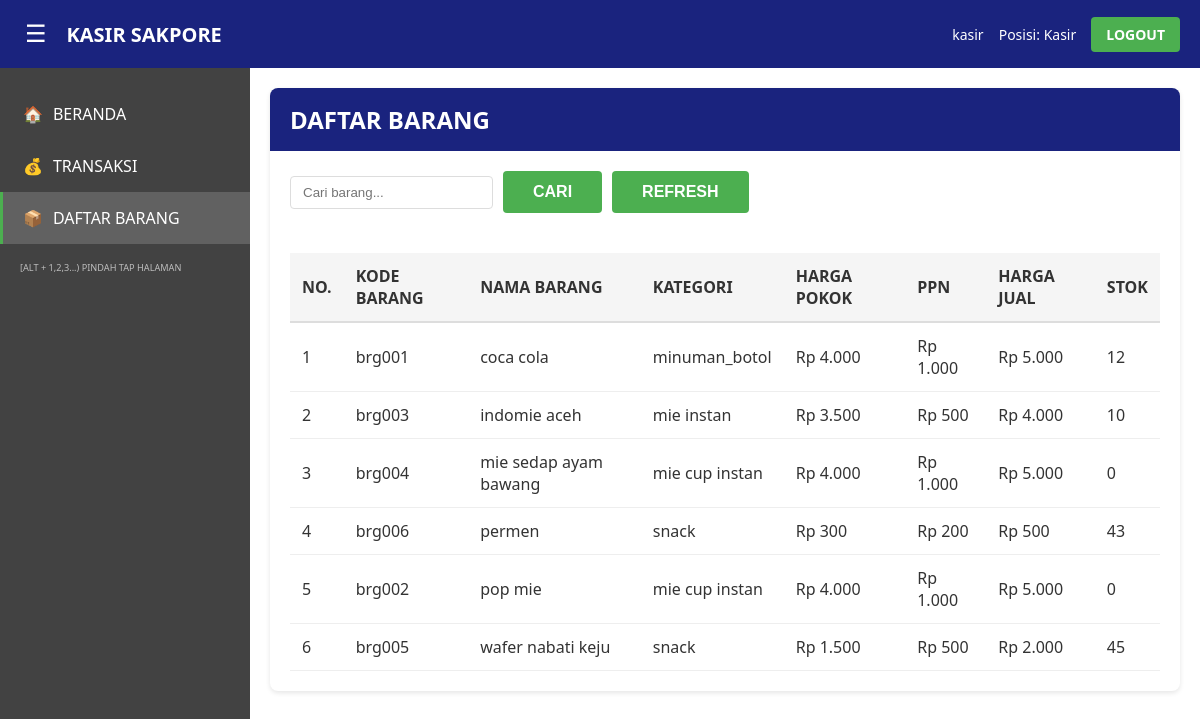
The page /kasir/daftar_barang.php (signed in) on the database its author committed.
### tables this page shows
CREATE TABLE IF NOT EXISTS daftar_barang (
    barangID INT AUTO_INCREMENT PRIMARY KEY,
    id_barang VARCHAR(50) UNIQUE NOT NULL,
    nama_barang VARCHAR(255) NOT NULL,
    kategori VARCHAR(50) NOT NULL,
    satuan VARCHAR(20) NOT NULL,
    harga_pokok DECIMAL(15,2) NOT NULL DEFAULT 0,
    ppn DECIMAL(15,2) NOT NULL DEFAULT 0,
    harga_jual DECIMAL(15,2) NOT NULL DEFAULT 0,
    stok INT NOT NULL DEFAULT 0,
    FOREIGN KEY (kategori) REFERENCES kategori_barang(id_kategori) ON DELETE RESTRICT
);

CREATE TABLE IF NOT EXISTS kategori_barang (
    kategoriID INT AUTO_INCREMENT PRIMARY KEY,
    id_kategori VARCHAR(50) UNIQUE NOT NULL,
    namaKategori VARCHAR(100) NOT NULL,
    tanggalinput DATE NOT NULL DEFAULT (CURRENT_DATE)
);

### config/database.php (called while the page is built, shortened)
<?php
function getConnection() {
    $conn = mysqli_connect(DB_HOST, DB_USER, DB_PASS, DB_NAME);
    mysqli_set_charset($conn, "utf8");
    return $conn;
}
function queryArray($sql) {
    $conn = getConnection();
    $result = mysqli_query($conn, $sql);
    $data = [];
    while ($row = mysqli_fetch_assoc($result)) {
        $data[] = $row;
    }
    return $data;
}

### includes/functions.php (called while the page is built, shortened)
<?php
require_once __DIR__ . '/../config/database.php';
function formatRupiah($angka) {
    return 'Rp ' . number_format($angka, 0, ',', '.');
}

### kasir/daftar_barang.php (the view, shortened to what this page needs)
<?php
require_once __DIR__ . '/../config/database.php';
require_once __DIR__ . '/../includes/functions.php';
$search = $_GET['search'] ?? '';
$conn = getConnection();
if (!empty($search)) {
    $search = mysqli_real_escape_string($conn, $search);
    $barang = queryArray("SELECT db.*, kb.namaKategori FROM daftar_barang db
                          LEFT JOIN kategori_barang kb ON db.kategori = kb.id_kategori
                          WHERE db.nama_barang LIKE '%$search%' OR db.id_barang LIKE '%$search%'
                          ORDER BY db.nama_barang");
} else {
    $barang = queryArray("SELECT db.*, kb.namaKategori FROM daftar_barang db
                          LEFT JOIN kategori_barang kb ON db.kategori = kb.id_kategori
                          ORDER BY db.nama_barang");
}
include __DIR__ . '/../includes/header.php';
?>
<div class="card">
    <div class="card-header">
        <h2>DAFTAR BARANG</h2>
    </div>
    <div class="search-filter">
        <input type="text" id="search" placeholder="Cari barang..." value="<?php echo htmlspecialchars($search); ?>">
        <button class="btn btn-success" onclick="searchBarang()">CARI</button>
        <button class="btn btn-success" onclick="location.reload()">REFRESH</button>
    </div>
    <div class="table-container">
        <table>
            <thead>
                <tr>
                    <th>NO.</th>
                    <th>KODE BARANG</th>
                    <th>NAMA BARANG</th>
                    <th>KATEGORI</th>
                    <th>HARGA POKOK</th>
                    <th>PPN</th>
                    <th>HARGA JUAL</th>
                    <th>STOK</th>
                </tr>
            </thead>
            <tbody>
                <?php if (empty($barang)): ?>
                    <tr>
                        <td colspan="8" class="text-center">Tidak ada data</td>
                    </tr>
                <?php else: ?>
                    <?php foreach ($barang as $index => $brg): ?>
                        <tr>
                            <td><?php echo $index + 1; ?></td>
                            <td><?php echo $brg['id_barang']; ?></td>
                            <td><?php echo htmlspecialchars($brg['nama_barang']); ?></td>
                            <td><?php echo htmlspecialchars($brg['namaKategori'] ?? $brg['kategori']); ?></td>
                            <td><?php echo formatRupiah($brg['harga_pokok']); ?></td>
                            <td><?php echo formatRupiah($brg['ppn']); ?></td>
                            <td><?php echo formatRupiah($brg['harga_jual']); ?></td>
                            <td><?php echo $brg['stok']; ?></td>
                        </tr>
                    <?php endforeach; ?>
                <?php endif; ?>
            </tbody>
        </table>
    </div>
</div>
<?php include __DIR__ . '/../includes/footer.php'; ?>

### assets/css/style.css (style rules this page uses)
* { margin: 0; padding: 0; box-sizing: border-box; }
body { font-family: 'Segoe UI', Tahoma, Geneva, Verdana, sans-serif; background-color: #90EE90; color: #333; }
.btn { padding: 12px 30px; border: none; border-radius: 4px; font-size: 16px; font-weight: bold; cursor: pointer; transition: all 0.3s; }
.btn-success { background-color: #4caf50; color: white; }
.card { background-color: white; border-radius: 8px; padding: 20px; margin-bottom: 20px; box-shadow: 0 2px 5px rgba(0,0,0,0.1); }
.card-header { background-color: #1a237e; color: white; padding: 15px 20px; border-radius: 8px 8px 0 0; margin: -20px -20px 20px -20px; font-weight: bold; }
.table-container { overflow-x: auto; }
table { width: 100%; border-collapse: collapse; margin-top: 20px; }
table th { background-color: #f5f5f5; padding: 12px; text-align: left; font-weight: bold; border-bottom: 2px solid #ddd; }
table td { padding: 12px; border-bottom: 1px solid #eee; }
.search-filter { display: flex; gap: 10px; margin-bottom: 20px; flex-wrap: wrap; align-items: center; }
.search-filter input, .search-filter select { padding: 8px 12px; border: 1px solid #ddd; border-radius: 4px; }

### rows shown on the page
daftar_barang: id_barang "brg001", nama_barang "coca cola", kategori_barang.namaKategori "minuman_botol", harga_pokok "Rp 4.000", ppn "Rp 1.000", harga_jual "Rp 5.000", stok "12"
daftar_barang: id_barang "brg003", nama_barang "indomie aceh", kategori_barang.namaKategori "mie instan", harga_pokok "Rp 3.500", ppn "Rp 500", harga_jual "Rp 4.000", stok "10"
daftar_barang: id_barang "brg004", nama_barang "mie sedap ayam bawang", kategori_barang.namaKategori "mie cup instan", harga_pokok "Rp 4.000", ppn "Rp 1.000", harga_jual "Rp 5.000", stok "0"
daftar_barang: id_barang "brg006", nama_barang "permen", kategori_barang.namaKategori "snack", harga_pokok "Rp 300", ppn "Rp 200", harga_jual "Rp 500", stok "43"
daftar_barang: id_barang "brg002", nama_barang "pop mie", kategori_barang.namaKategori "mie cup instan", harga_pokok "Rp 4.000", ppn "Rp 1.000", harga_jual "Rp 5.000", stok "0"
daftar_barang: id_barang "brg005", nama_barang "wafer nabati keju", kategori_barang.namaKategori "snack", harga_pokok "Rp 1.500", ppn "Rp 500", harga_jual "Rp 2.000", stok "45"

### other values the page prints
$_SESSION['username'] "kasir"
$_SESSION['jabatan'] "Kasir"
